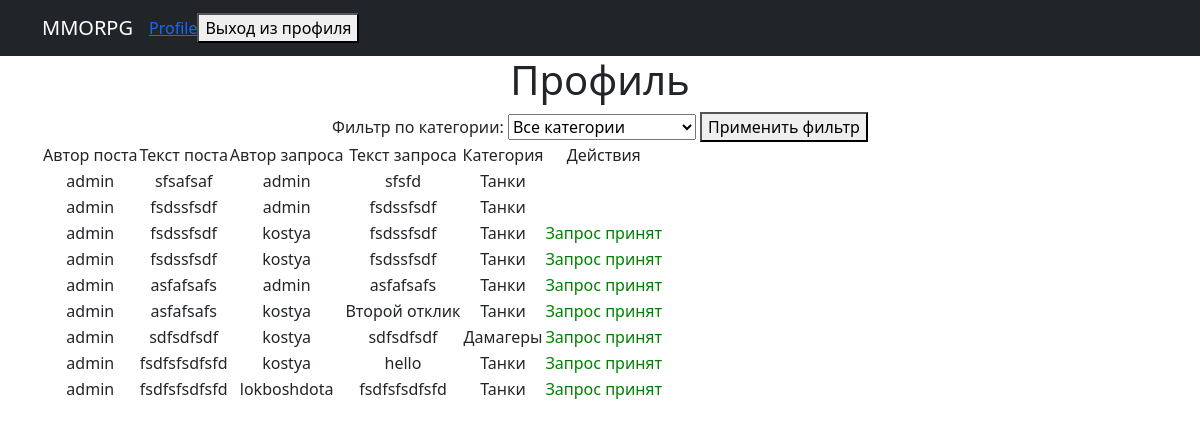
/posts/profile (signed in), run on the app's committed database.
### simpleapp/models.py (models this page shows, shortened)
class Response(models.Model):
    STATUS = (
        ('undefined', 'Неопределенный'),
        ('accepted', 'Принят'),
        ('rejected', 'Отклонен'),
    )
    author = models.ForeignKey(User, on_delete=models.CASCADE)
    post = models.ForeignKey(Post, on_delete=models.CASCADE)
    text = models.TextField(max_length=128,)
    status = models.CharField(max_length=10, choices=STATUS, default='undefined')

class Post(models.Model):
    tanks = 'TK'
    heals = 'HL'
    damage_dealers = 'DD'
    vendors = 'VD'
    guildmasters = 'GM'
    quest_giver = 'QG'
    smiths = 'SM'
    skinners = 'SK'
    potion_masters = 'PM'
    enchanters = 'EH'
    CATEGORY_CHOICES = (
        (tanks,'Танки'),(heals,'Хилы'),(damage_dealers,'Дамагеры'),(vendors,'Торговцы'),(guildmasters,'Гильдмастера'),
        (quest_giver,'Квестгиверы'),(smiths,'Кузнецы'),(skinners,'Кожевники'),(potion_masters,'Зельевары'),(enchanters,'Мастера заклинаний')
    )
    author = models.ForeignKey(User,on_delete=models.CASCADE)
    text = RichTextField()
    category = models.CharField(max_length=2,choices=CATEGORY_CHOICES,default=tanks)
    dateCreation = models.DateTimeField(auto_now_add=True)
    title = models.CharField(max_length=128)

### simpleapp/views.py (the view)
# urls.py: path('profile',profile,name='profile'),
@login_required
def profile(request):
    posts = Post.objects.filter(author=request.user)
    responses = Response.objects.filter(post__in=posts)
    profile_post_id = request.GET.get('post_id')
    category_filter = request.GET.get('category')
    if profile_post_id:
        responses = responses.filter(post_id=profile_post_id)
    if category_filter:
        responses = responses.filter(post__category=category_filter)
    return render(request, 'profile.html', {'user': request.user, 'responses': responses})

### templates/profile.html (shortened to what this page needs)
{% extends 'flatpages/default.html' %}
{% block content %}
<h1>Профиль</h1>
<form method="get">
    <label for="category">Фильтр по категории:</label>
    <select name="category" id="category">
        <option value="">Все категории</option>
    </select>
    <button type="submit">Применить фильтр</button>
</form>
{% if responses %}
<table>
    <tr>
        <td>Автор поста</td>
        <td>Текст поста</td>
        <td>Автор запроса</td>
        <td>Текст запроса</td>
        <td>Категория</td>
        <td>Действия</td>
    </tr>
    {% for response in responses %}
        <tr>
            <td>{{ response.post.author.username }}</td>
            <td>{{ response.post.text|safe }}</td>
            <td>{{ response.author }}</td>
            <td>{{ response.text }}</td>
            <td>{{ response.post.get_category_display }}</td>
            <td>
                {% if response.status == 'undefined' %}
                    <form method="post" action="{% url 'accept_request' response.id %}">
                        {% csrf_token %}
                        <button type="submit">Принять</button>
                    </form>
                    <form method="post" action="{% url 'reject_request' response.id %}">
                        {% csrf_token %}
                        <button type="submit">Отклонить</button>
                    </form>
                {% else %}
                    <span style="color: {% if response.status == 'accepted' %}green{% elif response.status == 'rejected' %}red{% endif %};">
                        {% if response.status == 'accepted' %}
                            Запрос принят
                        {% elif response.status == 'rejected' %}
                            Запрос отклонен
                        {% endif %}
                    </span>
                {% endif %}
            </td>
        </tr>
    {% endfor %}
</table>
{% endif %}
{% endblock content %}

### data on the page
Response: post.author.username "admin", post.text "sfsafsaf", author "admin", text "sfsfd", post.category "Танки"
Response: post.author.username "admin", post.text "fsdssfsdf", author "admin", text "fsdssfsdf", post.category "Танки"
Response: post.author.username "admin", post.text "fsdssfsdf", author "kostya", text "fsdssfsdf", post.category "Танки", status "Запрос принят"
Response: post.author.username "admin", post.text "fsdssfsdf", author "kostya", text "fsdssfsdf", post.category "Танки", status "Запрос принят"
Response: post.author.username "admin", post.text "asfafsafs", author "admin", text "asfafsafs", post.category "Танки", status "Запрос принят"
Response: post.author.username "admin", post.text "asfafsafs", author "kostya", text "Второй отклик", post.category "Танки", status "Запрос принят"
Response: post.author.username "admin", post.text "sdfsdfsdf", author "kostya", text "sdfsdfsdf", post.category "Дамагеры", status "Запрос принят"
Response: post.author.username "admin", post.text "fsdfsfsdfsfd", author "kostya", text "hello", post.category "Танки", status "Запрос принят"
Response: post.author.username "admin", post.text "fsdfsfsdfsfd", author "lokboshdota", text "fsdfsfsdfsfd", post.category "Танки", status "Запрос принят"
